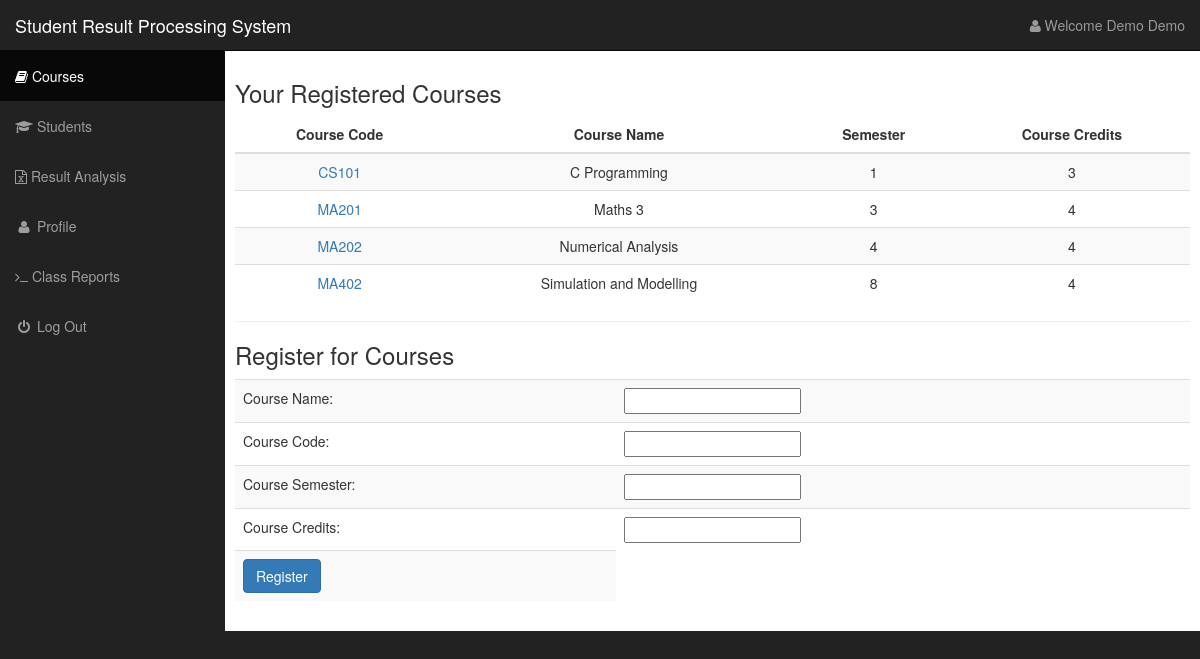
Before: /views/landingPageMain.php (signed in) with the older database file.
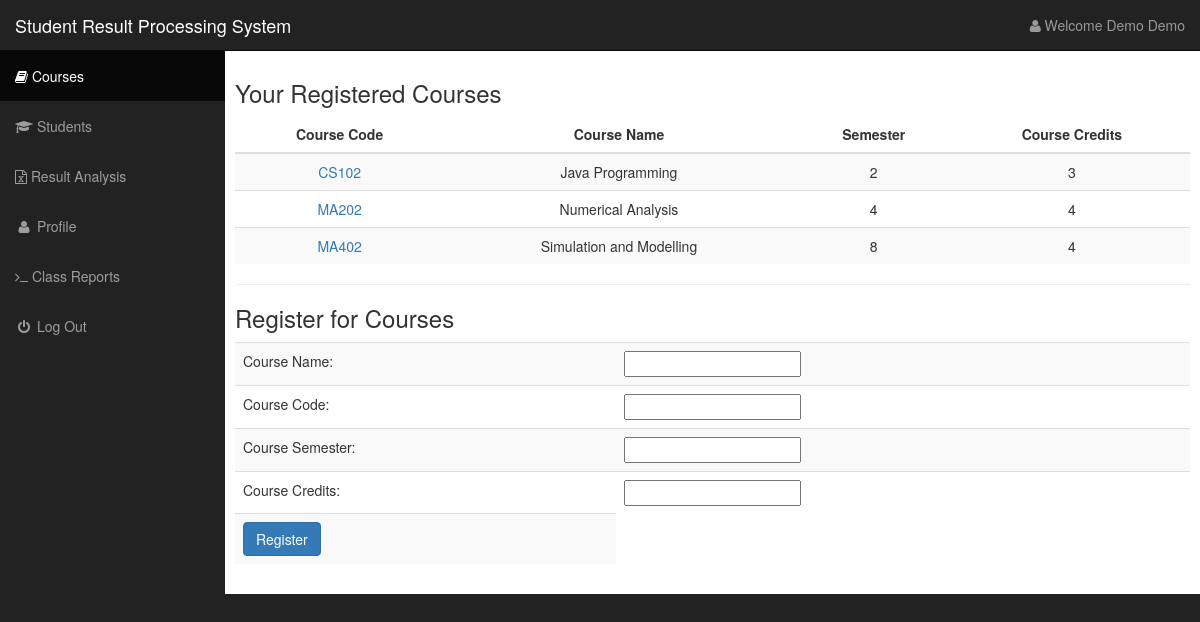
After: the same page with the newer database file.
### tables this page shows
CREATE TABLE IF NOT EXISTS `users` (
  `email` varchar(55) NOT NULL,
  `password` varchar(50) NOT NULL,
  `firstName` text NOT NULL,
  `lastName` text NOT NULL,
  `school` varchar(5) NOT NULL,
  `designation` varchar(5) NOT NULL,
  `officeNumber` varchar(12) NOT NULL,
  `gender` text NOT NULL,
  `timeReg` datetime NOT NULL DEFAULT CURRENT_TIMESTAMP,
  PRIMARY KEY (`email`)
);

CREATE TABLE IF NOT EXISTS `courses` (
  `course_code` varchar(10) NOT NULL,
  `course_name` varchar(100) NOT NULL,
  `semester` int(3) NOT NULL,
  `credits` int(3) NOT NULL,
  `username` varchar(50) NOT NULL,
  PRIMARY KEY (`course_code`,`username`)
);

### views/landingPageMain.php (the view, shortened to what this page needs)
<?php
include ("../phpIncludes/connectMySQL.php");
if(!isset($_SESSION['username'])){
	header("Location: http://localhost/studentMarks/views/index.php");
}else{
$username = $_SESSION['username'];
$sql_query = "SELECT firstName, lastName FROM users WHERE email='$username'";
$result = $link->query($sql_query);
$rows= mysqli_fetch_array($result);
$fname = $rows['firstName'];
$lname = $rows['lastName'];
}
?>
<!DOCTYPE html>
<html lang="en">
<head>
    <link href="http://localhost/studentMarks/sideBar/css/bootstrap.min.css" rel="stylesheet">
    <link href="http://localhost/studentMarks/sideBar/css/sb-admin.css" rel="stylesheet">
    <link href="http://localhost/studentMarks/sideBar/css/plugins/morris.css" rel="stylesheet">
    <link href="http://localhost/studentMarks/sideBar/font-awesome/css/font-awesome.min.css" rel="stylesheet" type="text/css">
</head>
<body>
    <div id="wrapper">
        <nav class="navbar navbar-inverse navbar-fixed-top" role="navigation">
            <div class="navbar-header">
                <a class="navbar-brand" href="http://localhost/studentMarks/views/landingPageMain.php">Student Result Processing System</a>
            </div>
            <ul class="nav navbar-right top-nav">
                <li class="dropdown">
                    <a href="#" class="dropdown-toggle" data-toggle="dropdown"><i class="fa fa-user"></i> Welcome <?php echo $fname." ".$lname;?> </a>
                </li>
            </ul>
            <div class="collapse navbar-collapse navbar-ex1-collapse">
                <ul class="nav navbar-nav side-nav">
                    <li class="active">
                        <a href="http://localhost/studentMarks/views/landingPageMain.php" ><i class="fa fa-book"></i>
 Courses</a>
                    </li>
                    <li>
                        <a href="http://localhost/studentMarks/views/student.php"><i class="fa fa-graduation-cap"></i> Students</a>
                    </li>
                    <li>
                        <a href="http://localhost/studentMarks/views/exams.php"><i class="fa fa-file-excel-o"></i> Result Analysis</a>
                    </li>
                                  <li>
                            <a href="http://localhost/studentMarks/views/profile.php"><i class="fa fa-fw fa-user"></i> Profile</a>
                        </li>
                        <li>
                        <a href="http://localhost/studentMarks/views/activity.php"><i class="fa fa-terminal"></i> Class Reports</a>
                    </li>
                                                <li>
                            <a href="http://localhost/studentMarks/views/logout.php"><i class="fa fa-fw fa-power-off"></i> Log Out</a></li>
                </ul>
            </div>
        </nav>
        <div id="page-wrapper">
			<div id="container-fluid">
            <h3> Your Registered Courses </h3>
			<table class="table table-bordred table-striped table-hover">
        <thead>
            <tr>
              <th><center>Course Code</center></th>
              <th><center>Course Name</center></th>
              <th><center>Semester</center></th>
              <th><center>Course Credits</center></th>
                          </tr>
        </thead>
        <tbody>
        <?php
			 $sqlTable = "SELECT course_code,course_name,semester,credits FROM courses WHERE username LIKE '%$username%'";
             global $link;
                $resultTable = $link -> query($sqlTable);
              if (mysqli_num_rows($resultTable) > 0) {
               while($row2 = mysqli_fetch_array($resultTable)) {
                $courseCode= $row2['course_code'];
				$courseName= $row2['course_name'];
				$courseSemester= $row2['semester'];
				$courseCredits= $row2['credits'];
        echo "<tr>";
         echo "<td>"."<center>".'<a href="http://localhost/studentMarks/views/courseLanding.php?id=' . $courseCode . '">'.$courseCode.'</a>'."</center>"."</td>";
        echo "<td>"."<center>".$courseName."</center>"."</td>";
        echo "<td>"."<center>".$courseSemester."</center>"."</td>";
        echo "<td>"."<center>".$courseCredits."</center>"."</td>";
        echo "</tr>";
    }
}else {
	echo "<tr>";
    echo "<td>"."<center>"."You have not registered for any courses yet."."</center>"."</td>";
	echo "</tr>";
}
?>
        </tbody>
    </table>
			</div>
            <hr>
          <div align="left">
          <h3> Register for Courses</h3>
          <form action="http://localhost/studentMarks/phpIncludes/addCourse.php" method="post">
          <table class="table table-striped">
          <tr>
          <td> Course Name: </td>
          <td> <input type="text" name="courseName" length="50" required></td>
     	  </tr>
           <tr>
          <td> Course Code: </td>
          <td> <input type="text" name="courseCode" length="10" required></td>
     	  </tr>
           <tr>
          <td> Course Semester: </td>
          <td> <input type="int" name="courseSemester" length="3" required></td>
     	  </tr>
           <tr>
          <td> Course Credits: </td>
          <td> <input type="int" name="courseCredits" length="3" required></td>
     	  </tr>
          <tr>
          <td> <input name="submit" class="btn btn-primary" type="submit" value="Register"></td>
          </tr>
          </table>
          </form>
          </div>
        </div>
    </div>
</body>
</html>

### sideBar/css/sb-admin.css (style rules this page uses)
body { margin-top: 100px; background-color: #222; }
@media (min-width:768px) { body { margin-top: 50px; } }
#wrapper { padding-left: 0; }
#page-wrapper { width: 100%; padding: 0; background-color: #fff; }
@media (min-width:768px) { #wrapper { padding-left: 225px; } }
@media (min-width:768px) { #page-wrapper { padding: 10px; } }
.top-nav { padding: 0 15px; }
.top-nav>li { display: inline-block; float: left; }
.top-nav>li>a { padding-top: 15px; padding-bottom: 15px; line-height: 20px; color: #999; }
@media (min-width:768px) { .side-nav { position: fixed; top: 51px; left: 225px; width: 225px; margin-left: -225px; border: none; border-radius: 0; overflow-y: auto; background-color: #222; bottom: 0; overflow-x: hidden; padding-bottom: 40px; } }
@media (min-width:768px) { .side-nav>li>a { width: 225px; } }

Changed rows visible on the page:
removed courses: course_code "CS101", course_name "C Programming", semester "1", credits "3"
removed courses: course_code "MA201", course_name "Maths 3", semester "3", credits "4"
added courses: course_code "CS102", course_name "Java Programming", semester "2", credits "3"
